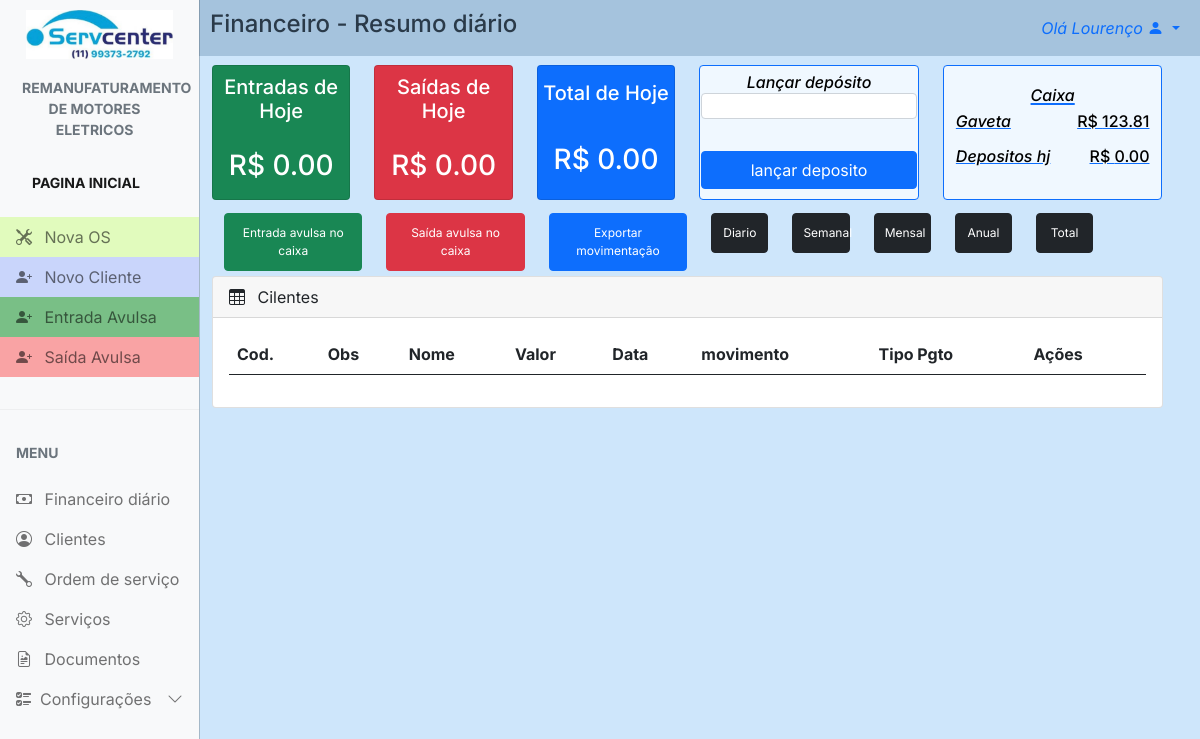
/finance/finance_dia/ (signed in), run on the app's committed database.
### config/models.py (models this page shows, shortened)
class Config(models.Model):
    nome_empresa = models.CharField(max_length=100, blank=True, null=True)
    nome_fantasia = models.CharField(max_length=100, blank=True, null=True)
    responsavel = models.CharField(max_length=100, blank=True, null=True)
    atividade = models.CharField(max_length=100, blank=True, null=True)
    cnpj = models.CharField(max_length=20, blank=True, null=True)
    endereco = models.CharField(max_length=100, blank=True, null=True)
    numero = models.CharField(max_length=10, blank=True, null=True)
    bairro = models.CharField(max_length=50, blank=True, null=True)
    cidade = models.CharField(max_length=50, blank=True, null=True)
    estado = models.CharField(max_length=2, blank=True, null=True)
    cep = models.CharField(max_length=10, blank=True, null=True)
    logo1 = models.ImageField(upload_to='logos', blank=True, null=True)
    logo2 = models.ImageField(upload_to='logos', blank=True, null=True)
    obs = models.TextField(blank=True, null=True)
    data = models.DateField(blank=True, null=True)
    telefone = models.CharField(max_length=20, blank=True, null=True)
    whatsapp = models.CharField(max_length=20, blank=True, null=True)

### finance/views.py (the view, shortened to what this page needs)
# urls.py: path('finance_dia/', views.finance_dia, name="finance_dia"),
@login_required
def finance_dia(request):
    if request.method == 'POST':
        deposits = request.POST.get('deposits')
        if deposits != '':
            if Caixa.objects.aggregate(total=Sum('deposits'))['total'] != None:
                total_deposit = Caixa.objects.aggregate(total=Sum('deposits'))[
                    'total'] + float(deposits) or 0
                total_deposits = 'R$ {:.2f}'.format(float(total_deposit))
            else:
                total_deposit = 0
            caixa = Caixa.objects.all()
            tot = tot_in()
            saldo = tot - total_deposit
            caixa = Caixa(deposits=deposits, date=date.today(),
                            obs='Depósito', saldo='R$ {:.2f}'.format(float(saldo)))
            caixa.save()
            messages.add_message(request, constants.SUCCESS,
                                    'Depósito lançado com sucesso!')
        else:
            messages.add_message(request, constants.ERROR,
                                    'Nenhum valor foi inserido!')
        return redirect('finance_dia')
    else:
        br_tz = pytz.timezone('America/Sao_Paulo')
        today = timezone.localtime(timezone=br_tz).date()
        finance = Finance.objects.filter(data=today)
        finance_all = Finance.objects.all()
        qtd = finance.count()
        finance_sum = 0
        finance_min = 0
        finance_minus = finance_min * -1
        finance_tot = finance_sum - finance_minus
        finance_total = round(finance_tot, 2)
        caixas_do_dia = Caixa.objects.filter(date=today).aggregate(
            total=Sum('deposits'))['total'] or 0
        total_deposit = Caixa.objects.aggregate(
            total=Sum('deposits'))['total'] or 0
        total_dep = Caixa.objects.aggregate(total=Sum('deposits'))['total']
        total_deposits = 'R$ {:.2f}'.format(float(total_deposit))
        tot = tot_in()
        if total_dep == None:
            total_dep = 0
        gaveta = tot - total_dep
        gaveta = tot - total_dep
        return render(request, 'finance_dia.html', {'finance': finance,
                                                    'finance_all': finance_all,
                                                    'finance_sum': '{:.2f}'.format(finance_sum),
                                                    'finance_minus': '{:.2f}'.format(finance_minus),
                                                    'finance_total': '{:.2f}'.format(finance_total),
                                                    'qtd': qtd,
                                                    'caixas_do_dia': '{:.2f}'.format(caixas_do_dia),
                                                    'gaveta': '{:.2f}'.format(gaveta),
                                                    })

### finance/templates/finance_dia.html (shortened to what this page needs)
{% extends "main.html" %} {% load static %} {% block 'head' %}
<link rel="stylesheet" href="{% static 'css/main.css' %}" />
<link rel="stylesheet" href="{% static 'finance_dia/css/finance_dia.css' %}" />
{% endblock %} {% block 'main' %}
<div class="row all">
  <div id="cad_cli_tit">
    <a>Financeiro - Resumo diário</a>
  </div>
  <div class="row">
    <div class="col-md-2 mb-3">
      <div class="card bg-success text-white cards">
        <h5 class="fin-card-header">
          Entradas de Hoje
          <h3 id="fin-subt2">R$ {{finance_sum}}</h3>
        </h5>
      </div>
    </div>
    <div class="col-md-2 mb-3">
      <div class="card bg-danger text-white cards">
        <h5 class="fin-card-header">
          Saídas de Hoje
          <h3 id="fin-subt3">R$ {{ finance_minus }}</h3>
        </h5>
      </div>
    </div>
    <div class="col-md-2 mb-3">
      <div class="card bg-primary text-white cards">
        <h5 class="fin-card-header">
          Total de Hoje
          <h3 id="fin-subt3">R$ {{ finance_total }}</h3>
        </h5>
      </div>
    </div>
    <div class="col-md-3 mb-3">
      <div class="card border-primary cards">
        <h5 class="fin-card-header text-center">
          <i class="cards_fin">Lançar depósito</i>
          <form class="row g-6" action="{% url 'finance_dia' %}" method="POST" enctype="multipart/form-data">
            <div class="items mb-3 w-100">
              <input type="number" name="deposits" min="1" class="cards_fin p-0 form-control">
            </div>
            <div class="items mt-3 w-100">
              <button type="submit" class="btn btn-primary btn-block">lançar deposito</button>
            </div>
          </form>
        </h5>
      </div>
    </div>
    <div class="col-md-3 mb-3">
      <a href="{% url 'deposit_list' %}">
        <div class="card border-primary cards">
          <h4 class="fin-card-header p-2 caixa">
            <i class="cards_fin">Caixa</i>
            <div class="items p-1">
              <i class="cards_fin">Gaveta</i>
              <h5 class="fin-subt2">R$ {{gaveta}}</h5>
            </div>
            <div class="items p-1">
              <i class="cards_fin">Depositos hj</i>
              <h5 class="fin-subt2" nema="total_deposits" value="{{total_deposits}}"> R$ {{caixas_do_dia}}</h5>
            </div>
          </h4>
        </div>
      </a>
    </div>
  </div>
  <div class="actions_bar row ">
    <div class="col-md-2 btns">
      <a
        href="{% url 'new_finance' %}"
        class="btn btn-success btn-block"
        id="btn_nc"
        >Entrada avulsa no caixa</a
      >
    </div>
    <div class="col-md-2 btns">
      <a
        href="{% url 'new_finance_out' %}"
        class="btn btn-danger btn-block"
        id="btn_ac"
        >Saída avulsa no caixa</a
      >
    </div>
    <div class="col-md-2 btns">
      <a
        href="{% url 'finance_xlrx' id=1 %}"
        class="btn btn-primary btn-block"
        id="btn_ac"
        >Exportar movimentação</a
      >
    </div>
    <div class="col-md-1 btns">
      <a
        href="{% url 'finance_dia' %}"
        class="btn btn-dark btn-block"
        id="btn_ac"
        >Diario</a
      >
    </div>
    <div class="col-md-1 btns">
      <a
        href="{% url 'finance_sem' %}"
        class="btn btn-dark btn-block"
        id="btn_ac"
        >Semanal</a
      >
    </div>
    <div class="col-md-1 btns">
      <a
        href="{% url 'finance_mes' %}"
        class="btn btn-dark btn-block"
        id="btn_ac"
        >Mensal</a
      >
    </div>
    <div class="col-md-1 btns">
      <a
        href="{% url 'finance_ano' %}"
        class="btn btn-dark btn-block"
        id="btn_ac"
        >Anual</a
      >
    </div>
    <div class="col-md-1 btns">
      <a
        href="{% url 'finance_tot' %}"
        class="btn btn-dark btn-block"
        id="btn_ac"
        >Total</a
      >
    </div>
  <div class="col-md-12 mb-3">
    <div class="card">
      <div class="card-header">
        <span><i class="bi bi-table me-2"></i></span> Cilentes
      </div>
      <div class="card-body">
        <div id="table_cli" class="table-responsive">
          <table
            id="example"
            class="table table-striped data-table"
            style="width: 100%"
          >
            <thead>
              <tr>
                <th>Cod.</th>
                <th>Obs</th>
                <th>Nome</th>
                <th>Valor</th>
                <th>Data</th>
                <th>movimento</th>
                <th>Tipo Pgto</th>
                <th id="acoes_th">Ações</th>
              </tr>
            </thead>
          </table>
        </div>
      </div>
    </div>
  </div>
</div>
{% endblock%}

### templates/main.html (shortened to what this page needs)
{% load static %}
<!DOCTYPE html>
<html lang="en">
  <head>
    <link rel="stylesheet" href="{% static 'css/bootstrap.min.css'%}" />
    <link
      rel="stylesheet"
      href="https://cdn.jsdelivr.net/npm/bootstrap-icons@1.4.1/font/bootstrap-icons.css"
    />
    <link rel="stylesheet" href="{% static 'css/dataTables.bootstrap5.min.css' %}" />
    <link rel="stylesheet" href="{% static 'css/main.css' %}" />
    {% block 'head' %}{% endblock %}
  </head>
  <body>
    <div
      class="offcanvas offcanvas-start sidebar-nav bg-light"
      tabindex="-1"
      id="sidebar"
    >
      <div class="offcanvas-body p-0">
        <nav class="navbar-light">
          <ul class="navbar-nav">
            <li>
              <div class="text-muted small fw-bold text-uppercase px-3">
                <a href="{% url 'dashboard' %}">
                  {% if config.logo1 %}
                    <img id="logo" src="{{ config.logo1.url }}" alt="logo" />
                  {% else %}
                    <p>No logo available</p>
                  {% endif %}
                </a>
              </div>
            </li>
            <li id="tit_motores">
              <a href="{% url 'dashboard' %}" class="nav-link px-3 active">
                <div class="text-muted small fw-bold text-uppercase px-3 mb-3">
                  {{config.atividade}}
                </div>
              </a>
            </li>
            <li>
              <div class="text-muted small fw-bold text-uppercase px-3 mb-3">
                <a href="{% url 'dashboard' %}" class="nav-link px-3 active">Pagina Inicial</a>
              </div>
            </li>
            <li>
              <a id="n_os" href="{% url 'new_work_order' %}" class="nav-link px-3">
                <span class="me-2"><i class="bi bi-tools"></i></span>
                <span>Nova OS</span>
              </a>
            </li>
            <li>
              <a id="n_cli" href="{% url 'new_client' %}" class="nav-link px-3">
                <span class="me-2"><i class="bi bi-person-plus-fill"></i></span>
                <span>Novo Cliente</span>
              </a>
            </li>
            <li>
              <a id="in" href="{% url 'new_finance' %}" class="nav-link px-3">
                <span class="me-2"><i class="bi bi-person-plus-fill"></i></span>
                <span>Entrada Avulsa</span>
              </a>
            </li>
            <li>
              <a id="out" href="{% url 'new_finance_out' %}" class="nav-link px-3">
                <span class="me-2"><i class="bi bi-person-plus-fill"></i></span>
                <span>Saída Avulsa</span>
              </a>
            </li>
            <li class="my-4"><hr class="dropdown-divider bg-light" /></li>
            <li>
              <div class="text-muted small fw-bold text-uppercase px-3 mb-3">
                Menu
              </div>
            </li>
            {% if user.is_superuser %}
              <li>
                  <a href="{% url 'finance' %}" class="nav-link px-3">
                      <span class="me-2"><i class="bi bi-cash"></i></span>
                      <span>Financeiro</span>
                  </a>
              </li>
            {% else %}
                <li>
                    <a href="{% url 'finance' %}" class="nav-link px-3">
                        <span class="me-2"><i class="bi bi-cash"></i></span>
                        <span>Financeiro diário</span>
                    </a>
                </li>
            {% endif %}
            <li>
              <a href="{% url 'clients' %}" class="nav-link px-3">
                <span class="me-2"><i class="bi bi-person-circle"></i></span>
                <span>Clientes</span>
              </a>
            </li>
            <li>
              <a href="{% url 'work_order' %}" class="nav-link px-3">
                <span class="me-2"><i class="bi bi-wrench"></i></span>
                <span>Ordem de serviço</span>
              </a>
            </li>
            <li>
              <a href="{% url 'services' %}" class="nav-link px-3">
                <span class="me-2"><i class="bi bi-gear"></i></span>
                <span>Serviços</span>
              </a>
            </li>
            <li>
              <a href="{% url 'documents' %}" class="nav-link px-3">
                <span class="me-2"><i class="bi bi-file-earmark-richtext"></i></span>
                <span>Documentos</span>
              </a>
            </li>
            <li>
              <a
                class="nav-link px-3 sidebar-link"
                data-bs-toggle="collapse"
                href="#layouts"
              >
                <span class="me-2"><i class="bi bi-ui-checks"></i></span>
                <span>Configurações</span>
                <span class="ms-auto">
                  <span class="right-icon">
                    <i class="bi bi-chevron-down"></i>
                  </span>
                </span>
              </a>
            </li>
          </ul>
        </nav>
      </div>
    </div>
    <nav class="navbar navbar-expand-lg" id="top_nav">
      <div  class="container-fluid">
        <div class="collapse navbar-collapse" id="topNavBar">
          <ul class="navbar-nav">
            <li class="nav-item dropdown">
              <a
                class="nav-link dropdown-toggle ms-2"
                href="#"
                role="button"
                data-bs-toggle="dropdown"
                aria-expanded="false"
              >
                <i>Olá {{request.user.first_name}}</i>
                <i class="bi bi-person-fill"></i>
              </a>
            </li>
          </ul>
        </div>
      </div>
    </nav>
    {% block 'main' %} {% endblock %}
  </body>
</html>

### data on the page
Config: logo1 (picture), atividade "REMANUFATURAMENTO DE MOTORES ELETRICOS"

### other printed values
{{ request.user.first_name }} "Lourenço"
{{ finance_sum }} "0.00"
{{ finance_minus }} "0.00"
{{ finance_total }} "0.00"
{{ gaveta }} "123.81"
{{ caixas_do_dia }} "0.00"
